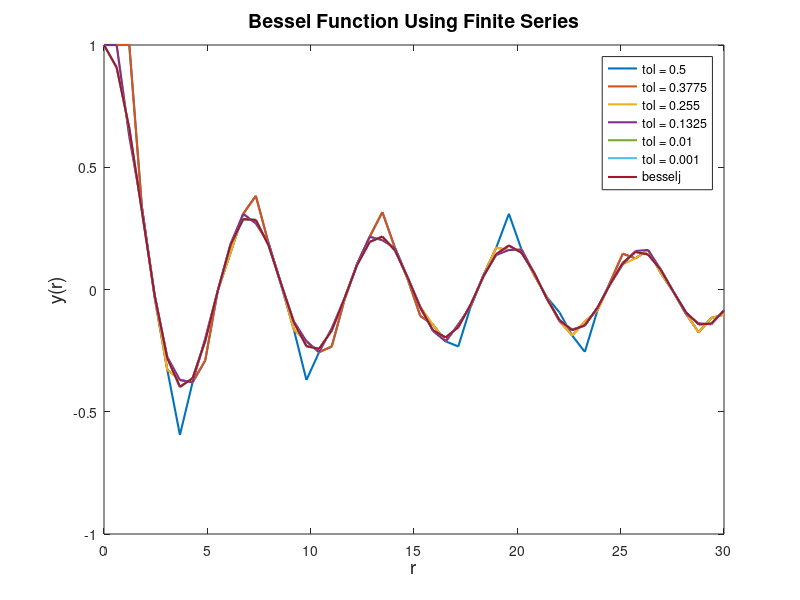
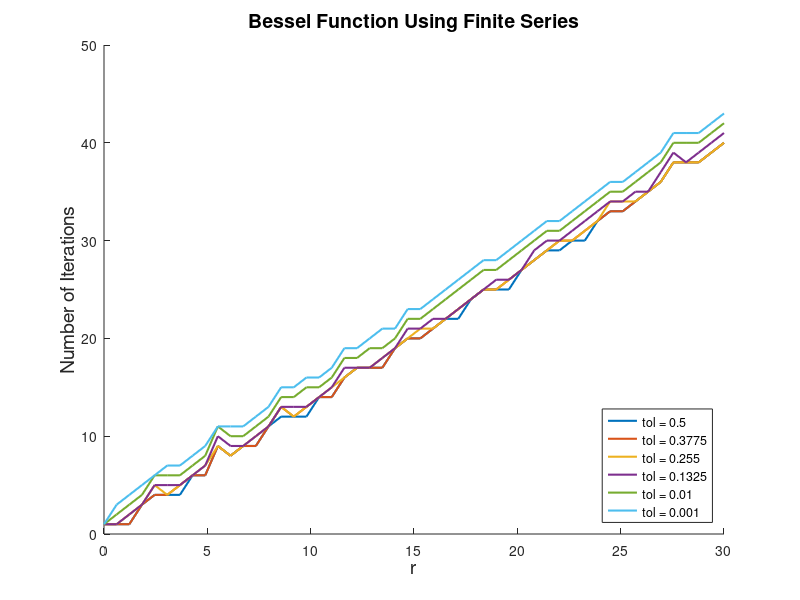

The MATLAB source for these figures, in order:
function lee_HW0_P2
% This function approximates Bessel functions of the first kind using a
% truncated series expansion and plots several traces of converging Bessels.
% Created September 15, 2010 Jason Moore
% Modified 9/8/2013 Mark Molaro
% Modified by 9/5/2914 Liza Lee
% Inputs: (none)
% Outputs: (generates a figure of Bessel functions)

rel_tol = true; %(optional) boolean for using relative tolerance (otherwise it is abs. tol)

% Testing my_bessel
[J,k] = my_bessel(0, 0, 0.001,rel_tol);
% J = 1
% k = 1
[J,k] = my_bessel(0.5, 2, 0.001,rel_tol);
% J = 0.5130      sqrt(2/(pi*2))*sin(2) = 0.5130
% k = 4
[J,k] = my_bessel(-0.5, 3, 0.001,rel_tol);
% J = -0.4560     sqrt(2/(pi*3))*cos(3) = -0.4560
% k = 6
[J,k] = my_bessel(2, 11.6918, 0.001,rel_tol)

[J,k] = my_bessel(2, 11.6198, 0.001,rel_tol)
% J = -0.0166     besselj(2,11.6918) = -0.0167
% k = 16

% Call plotting function
nu = 0;
r_max = 30;

tolvec = [linspace(0.5,0.01,5),0.001];
plot_bessel(nu,r_max,tolvec, rel_tol)

% /////////////////////////////////////////////////////////////////////////

function plot_bessel(nu, r_max,tolvec, rel_tol)
% Calculates the value of the Bessel function of the first kind by calling
% my_bessel, which takes the sum of the Bessel series
% September 15, 2010
% Jason Moore
% Modified by 9/5/2914 Liza Lee
% input variables:
%   nu - the nu variable of the Bessel function of the first kind
%   r_max - endpoint for the Bessel function
%   tolvec - vector of tolerances to be used to calculate Bessels (you
%   probably can't really pluralize Bessel function like this...)
%   tol_type - (optioanl) boolean for using relative tolerance (otherwise
%   absolute)
% output variables: (generates a figure of Bessel functions)

% Generate the vector of r values from 0 to r_max
r = linspace(0, r_max, 50)';

% Nested for loops to run through r and tol values
for j = 1:length(tolvec)+1
    for i = 1:50
        % For the last column of the matrix, calculates using Matlab's
        % besselj
        if j == length(tolvec)+1
            y(i,j) = besselj(nu, r(i));
        else
            [y(i,j),k(i,j)] = my_bessel(nu, r(i),tolvec(j),rel_tol);
        end
    end
end

% Define colormap for automatic change in line colors for multiple lines
num_lines = length(tolvec);
cc = lines(num_lines+1); % lines is one of the MATLAB built-in colormaps

% Plot bessel functions 
figure
Fontsize = 14; % Fontsize for the axis labels
set(gca,'NextPlot','replacechildren','ColorOrder',cc) % plots each line 
% (r vs. each column of y) with different color given in the colormap cc
plot(r,y,'Linewidth',1.5)
title('Bessel Function Using Finite Series','Fontsize',Fontsize);
xlabel('r','Fontsize',Fontsize);
ylabel('y(r)','Fontsize',Fontsize);
for j = 1:length(tolvec)
    legendvec{j} = ['tol = ',num2str(tolvec(j))];
end
legend([legendvec,'besselj'])

% Plot number of iterations required (optional), using hold and colormap, cc, for
% automatic plotting of lines
figure
hold on
for j = 1:num_lines
    plot(r,k(:,j),'Linewidth',1.5,'color',cc(j,:))
end
hold off
title('Bessel Function Using Finite Series','Fontsize',Fontsize);
xlabel('r','Fontsize',Fontsize);
ylabel('Number of Iterations','Fontsize',Fontsize);
legend([legendvec],'Location','SouthEast')

% /////////////////////////////////////////////////////////////////////////

function [J,k] = my_bessel(nu, r, tol, rel_tol)
% calculates the value of the Bessel function of the first kind by taking
% the sum of the Bessel series
% Created September 15, 2010 by Jason Moore
% Vectorization by Mark Molaro 9/8/2013
% Added option for rel vs. abs. tolerance by Liza Lee 9/5/2013
% input variables:
%   nu - the nu variable of the Bessel function of the first kind
%   r - the r value of the Bessel function at the current point
%     - can be a scalar or a vector for multiple evaluations 
%   tol - tolerance on Bessel function approximation (-)
%   rel_tol - (optioanl) boolean for using relative tolerance (otherwise
%   absolute)
% output variables:
%
%   J - the value of the Bessel function at the current point
%     - will be a scalar or a vector corresponding to the number of input points given 
%   k - the number of iterations required to converge (not required)

% If nu is a negative integer, generates an error message and terminates
if nu < 0 && rem(nu,1) == 0
    error('Error. Error. Input nu is a negative integer. Does not compute.')
end
%check inputs for vectorized computing
if size(r,2)>1
    error('r must be a scalar or column vector');
end
% Initialize variables

J = ones(size(r)); %J is the same size as r 
n = 0;
t = [];
k = 0;

% For loop to calculate Bessel function 
for k = 0:1000
    t(:,k+1) = (-1)^k.*(r/2).^(nu+2*k)./(factorial(k)*gamma(nu+k+1));
   
    % Checks for convergence of slowest converging element
    if rel_tol 
        c = max(abs(t(:,k+1)./(J))); % For relative tolerance
    else
        c = max(abs(t(:,k+1))); % For absolute tolerance
    end
    
    if c <tol && k > 0  
      break
    end
    J = sum(t,2); %sums along rows
end
